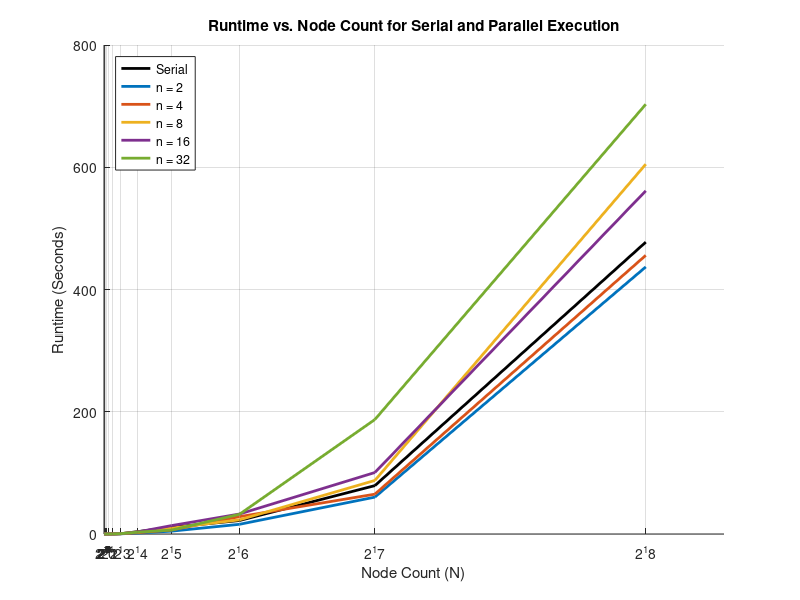

Write MATLAB code to recreate this figure.
N = [1, 2, 4, 8, 16, 32, 64, 128, 256, 512, 1024, 2048, 4096, 8192, 16384, 32768, 65536, 131072, 262144]; % Node counts
t_serial = [0.000038, 0.000042, 0.000104, 0.000139, 0.00027, 0.001047, 0.002796, 0.001505, 0.004302, 0.011392, 0.00778, 0.02355, 0.050575, 0.513107, 3.878562, 11.018, 22.05728, 79.138963, 477.492164]; % Serial runtime (seconds)

t_parallel = [ % Parallel runtimes for different thread counts
            0.000161, 0.00039, 0.000325, 0.000603, 0.000507, 0.000808, 0.001026, 0.002729, 0.003647, 0.00757, 0.014713, 0.021001, 0.049096, 0.316179, 1.52396, 4.691029, 15.853263, 60.326148, 436.947696; % n = 2
            0.000445, 0.000895, 0.003867, 0.000739, 0.000862, 0.001391, 0.001874, 0.006123, 0.003257, 0.012219, 0.014551, 0.023892, 0.039956, 0.430356, 2.177106, 6.616843, 28.351811, 65.154131, 455.904578; % n = 4
            0.000815, 0.00056, 0.000647, 0.001178, 0.00292, 0.001393, 0.001801, 0.005489, 0.0042, 0.007649, 0.014784, 0.026488, 0.115834, 0.576149, 3.318689, 9.754526, 23.157662, 87.627556, 604.992624; % n = 8
            0.001169, 0.000879, 0.001826, 0.003696, 0.01606, 0.009878, 0.003877, 0.005378, 0.025118, 0.00745, 0.029557, 0.072855, 0.063143, 0.447809, 3.402987, 13.813126, 32.680899, 100.585141, 561.449287;  % n = 16
            0.005228, 0.003858, 0.013687, 0.013013, 0.015236, 0.029769, 0.013681, 0.018085, 0.033363, 0.04451, 0.03393, 0.038374, 0.111952, 0.578477, 3.052137, 6.48275, 32.226204, 187.262787, 703.02702 % n = 32
];

threads = [2, 4, 8, 16, 32]; % Thread counts
colors = lines(length(threads)); % Generate distinct colors for each thread count

figure;
hold on;

% Plot serial result in black
plot(N, t_serial, 'k', 'LineWidth', 2, 'DisplayName', 'Serial');

% Plot parallel results with different colors
for i = 1:length(threads)
    plot(N, t_parallel(i, :), 'Color', colors(i, :), 'LineWidth', 2, 'DisplayName', sprintf('n = %d', threads(i)));
end

hold off;
legend('Location', 'NorthWest');
xlabel('Node Count (N)');
ylabel('Runtime (Seconds)');
title('Runtime vs. Node Count for Serial and Parallel Execution');
grid on;

% Customize axis ticks to match power-of-2 spacing
set(gca, 'XTick', 2.^(0:18)); % Set X-ticks to powers of 2 from 2^0 to 2^18
set(gca, 'XTickLabel', {'2^0', '2^1', '2^2', '2^3', '2^4', '2^5', '2^6', '2^7', '2^8', '2^9', '2^10', '2^11', '2^12', '2^13', '2^14', '2^15', '2^16', '2^17', '2^18'}); % Set X-tick labels